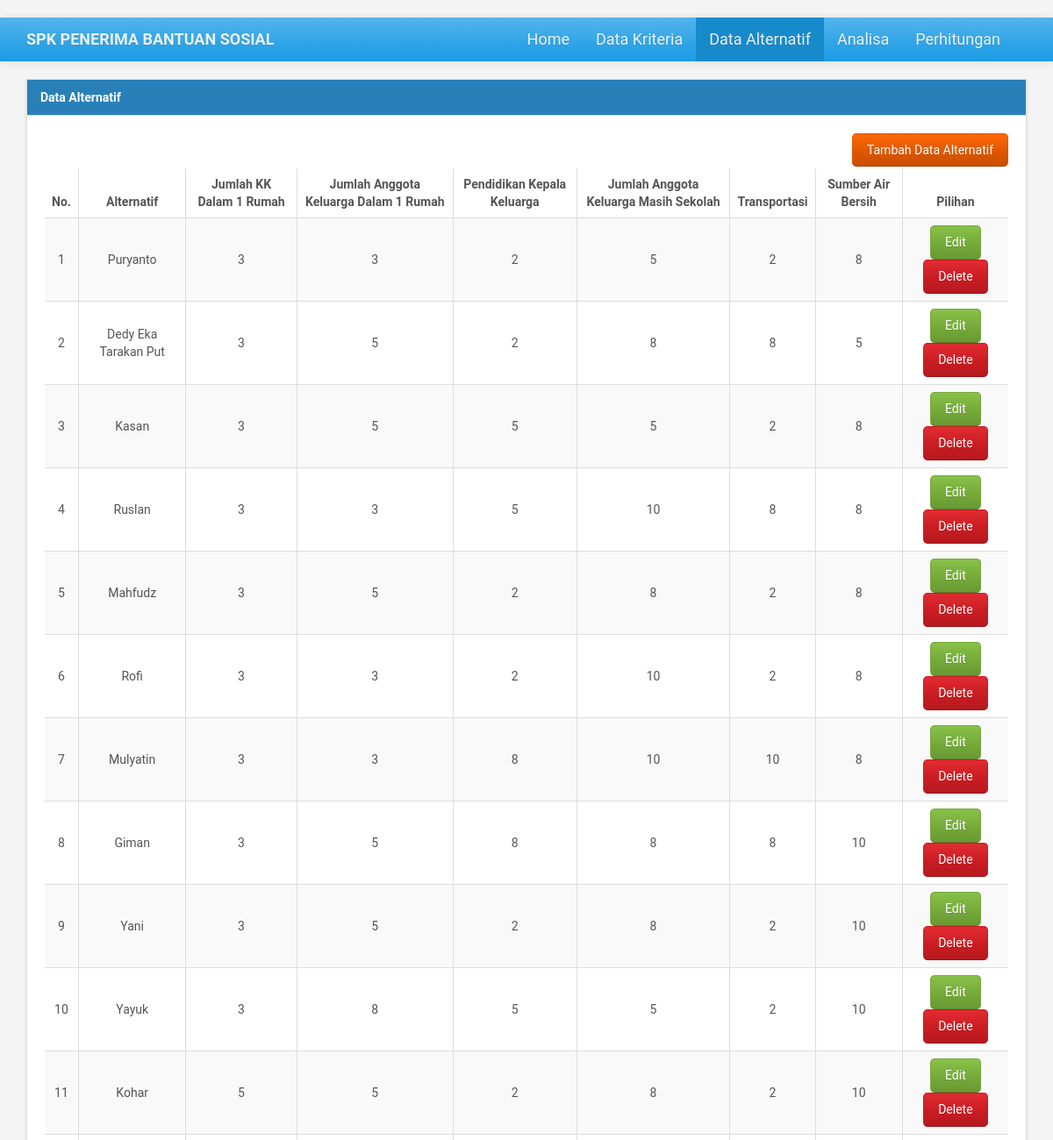
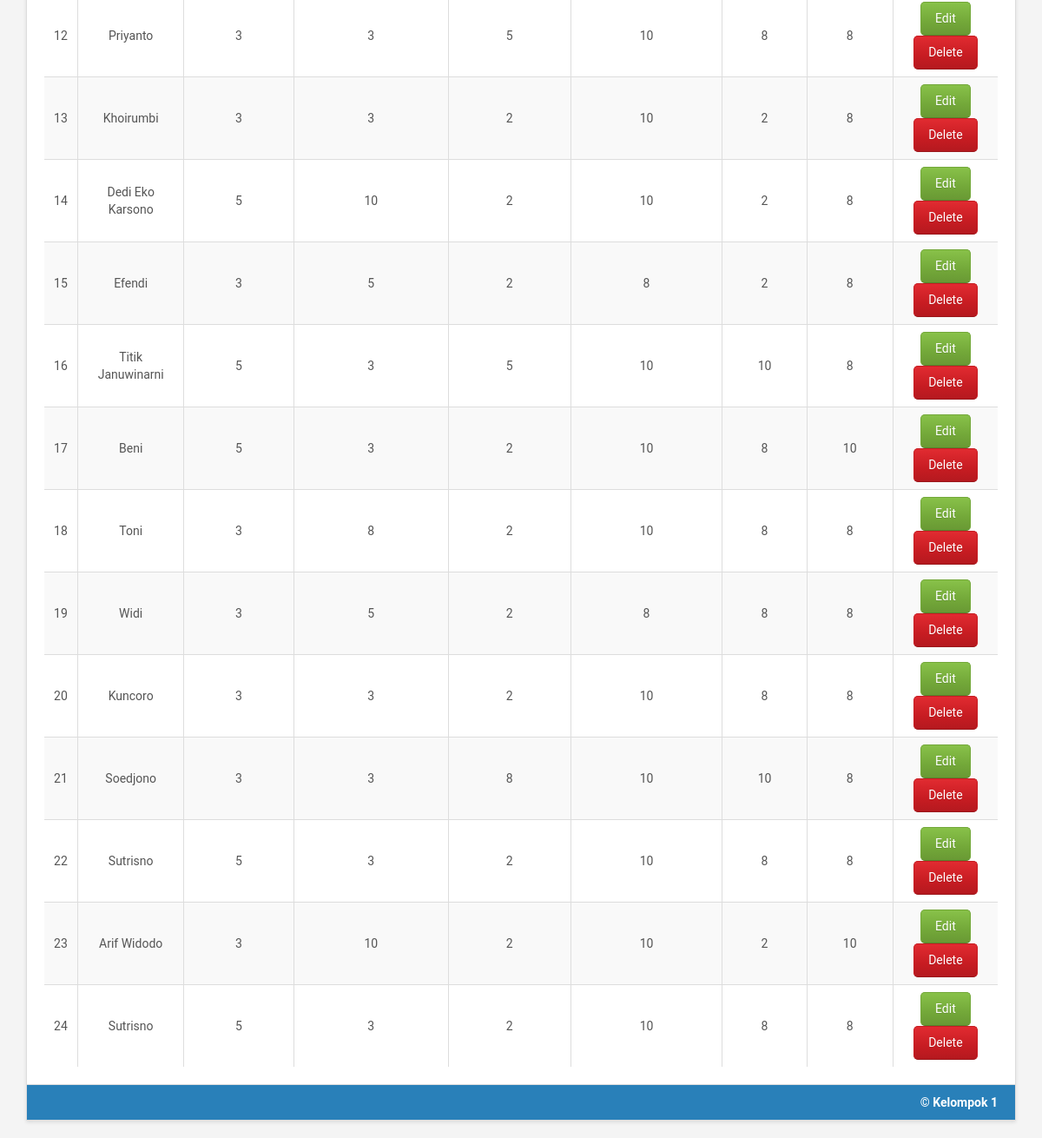
The page /alternatif.php on the database its author committed (2 pictures, top to bottom).
### tables this page shows
CREATE TABLE `alternatif` (
  `id_alternatif` int(10) NOT NULL,
  `alternatif` varchar(20) NOT NULL,
  `k1` varchar(20) NOT NULL,
  `k2` varchar(20) NOT NULL,
  `k3` varchar(20) NOT NULL,
  `k4` varchar(20) NOT NULL,
  `k5` varchar(20) NOT NULL,
  `k6` varchar(20) DEFAULT NULL
);

### alternatif.php (the view, shortened to what this page needs)
<?php
include('configdb.php');
?>
<!DOCTYPE html>
<html lang="en">
<head>
    <link href="ui/css/cerulean.min.css" rel="stylesheet">
    <link rel="stylesheet" type="text/css" href="ui/css/datatables/dataTables.bootstrap.css">
</head>
<body>
    <nav class="navbar navbar-default">
        <div class="container">
            <div class="navbar-header">
                <a class="navbar-brand" href="#"><b><?php echo $_SESSION['judul'];?></b></a>
            </div>
            <div id="navbar" class="navbar-collapse collapse pull-right">
                <ul class="nav navbar-nav">
                    <li><a href="index.php">Home</a></li>
                    <li><a href="kriteria.php">Data Kriteria</a></li>
                    <li class="active"><a href="#">Data Alternatif</a></li>
                    <li><a href="analisa.php">Analisa</a></li>
                    <li><a href="perhitungan.php">Perhitungan</a></li>
                </ul>
            </div>
        </div>
    </nav>
    <div class="container">
        <div class="panel panel-primary">
            <div class="panel-heading"><b>Data Alternatif</b></div>
            <?php
            $kriteria = $mysqli->query("select * from kriteria");
            $i=0;
            while ($row = $kriteria->fetch_assoc()) {
                @$k[$i] = $row["kriteria"];
                $i++;
            }
            $alternatif = $mysqli->query("select * from alternatif");
            ?>
            <div class="panel-body table-responsive">
                <a class='btn btn-warning pull-right' href='add-alternatif.php'> Tambah Data Alternatif</a><br /><br />
                <table id="example" class="table table-striped table-bordered table-hover" cellspacing="0" width="100%">
                    <thead>
                        <tr>
                            <th>No.</th>
                            <th>Alternatif</th>
                            <?php for ($j = 0; $j < count($k); $j++) { ?>
                                <th><?php echo ucwords($k[$j]); ?></th>
                            <?php } ?>
                            <th>Pilihan</th>
                        </tr>
                    </thead>
                    <tbody>
                        <?php
                        $i = 1;
                        while ($row = $alternatif->fetch_assoc()) {
                            echo '<tr>';
                            echo '<td>'.$i++.'</td>';
                            echo '<td>'.ucwords($row["alternatif"]).'</td>';
                            for ($j = 1; $j <= count($k); $j++) {
                                echo '<td>'.$row["k".$j].'</td>';
                            }
                            echo '<td>';
                            ?>
                            <a href="edit-alternatif.php?id=<?php echo $row['id_alternatif'];?>" class="btn btn-success btn-sm"><i class="fa fa-pencil"></i> Edit</a>
                            <a href="del.php?id=<?php echo $row['id_alternatif'];?>" onClick="return confirm('Menghapus data ke-<?php echo $i-1;?> Alternatif <?php echo $row['alternatif'];?> ?');" class="btn btn-danger btn-sm"><i class="fa fa-times"></i> Delete</a>
                            <?php
                            echo '</td>';
                            echo '</tr>';
                        }
                        ?>
                    </tbody>
                </table>
            </div>
            <div class="panel-footer text-primary text-right"><b><?php echo $_SESSION['by'];?></b></div>
        </div>
    </div>
</body>
</html>

### alternatif.php (style rules this page uses)
body { font-family: 'Roboto', sans-serif; background-color: #f4f4f4; margin-top: 20px; }
.navbar { background-color: #2c3e50; border: none; border-radius: 0; }
.navbar-brand, .navbar-nav li a { color: #ecf0f1 !important; font-size: 18px; }
.panel { border-radius: 0; box-shadow: 0 2px 4px rgba(0,0,0,0.1); }
.panel-heading { background-color: #2980b9 !important; color: #fff !important; border-radius: 0; }
.panel-body { padding: 20px; }
.table > thead > tr > th { text-align: center; }
.table > tbody > tr > td { text-align: center; vertical-align: middle; }
.btn { border-radius: 5px; font-size: 14px; padding: 8px 16px; }
.panel-footer { background-color: #2980b9 !important; color: #fff !important; border-radius: 0; padding: 10px 20px; }

### rows shown on the page
alternatif: alternatif "Puryanto", k1 "3", k2 "3", k3 "2", k4 "5", k5 "2", k6 "8"
alternatif: alternatif "Dedy Eka Tarakan Put", k1 "3", k2 "5", k3 "2", k4 "8", k5 "8", k6 "5"
alternatif: alternatif "Kasan", k1 "3", k2 "5", k3 "5", k4 "5", k5 "2", k6 "8"
alternatif: alternatif "Ruslan", k1 "3", k2 "3", k3 "5", k4 "10", k5 "8", k6 "8"
alternatif: alternatif "Mahfudz", k1 "3", k2 "5", k3 "2", k4 "8", k5 "2", k6 "8"
alternatif: alternatif "Rofi", k1 "3", k2 "3", k3 "2", k4 "10", k5 "2", k6 "8"
alternatif: alternatif "Mulyatin", k1 "3", k2 "3", k3 "8", k4 "10", k5 "10", k6 "8"
alternatif: alternatif "Giman", k1 "3", k2 "5", k3 "8", k4 "8", k5 "8", k6 "10"
alternatif: alternatif "Yani", k1 "3", k2 "5", k3 "2", k4 "8", k5 "2", k6 "10"
alternatif: alternatif "Yayuk", k1 "3", k2 "8", k3 "5", k4 "5", k5 "2", k6 "10"
alternatif: alternatif "Kohar", k1 "5", k2 "5", k3 "2", k4 "8", k5 "2", k6 "10"
alternatif: alternatif "Priyanto", k1 "3", k2 "3", k3 "5", k4 "10", k5 "8", k6 "8"
alternatif: alternatif "Khoirumbi", k1 "3", k2 "3", k3 "2", k4 "10", k5 "2", k6 "8"
alternatif: alternatif "Dedi Eko Karsono", k1 "5", k2 "10", k3 "2", k4 "10", k5 "2", k6 "8"
alternatif: alternatif "Efendi", k1 "3", k2 "5", k3 "2", k4 "8", k5 "2", k6 "8"
alternatif: alternatif "Titik Januwinarni", k1 "5", k2 "3", k3 "5", k4 "10", k5 "10", k6 "8"
alternatif: alternatif "Beni", k1 "5", k2 "3", k3 "2", k4 "10", k5 "8", k6 "10"
alternatif: alternatif "Toni", k1 "3", k2 "8", k3 "2", k4 "10", k5 "8", k6 "8"
alternatif: alternatif "Widi", k1 "3", k2 "5", k3 "2", k4 "8", k5 "8", k6 "8"
alternatif: alternatif "Kuncoro", k1 "3", k2 "3", k3 "2", k4 "10", k5 "8", k6 "8"
alternatif: alternatif "Soedjono", k1 "3", k2 "3", k3 "8", k4 "10", k5 "10", k6 "8"
alternatif: alternatif "Sutrisno", k1 "5", k2 "3", k3 "2", k4 "10", k5 "8", k6 "8"
alternatif: alternatif "Arif Widodo", k1 "3", k2 "10", k3 "2", k4 "10", k5 "2", k6 "10"
alternatif: alternatif "Sutrisno", k1 "5", k2 "3", k3 "2", k4 "10", k5 "8", k6 "8"

### other values the page prints
$_SESSION['judul'] "SPK PENERIMA BANTUAN SOSIAL"
$k[$j] "Jumlah KK Dalam 1 Rumah"
$k[$j] "Jumlah Anggota Keluarga Dalam 1 Rumah"
$k[$j] "Pendidikan Kepala Keluarga"
$k[$j] "Jumlah Anggota Keluarga Masih Sekolah"
$k[$j] "Transportasi"
$k[$j] "Sumber Air Bersih"
$_SESSION['by'] "© Kelompok 1"
